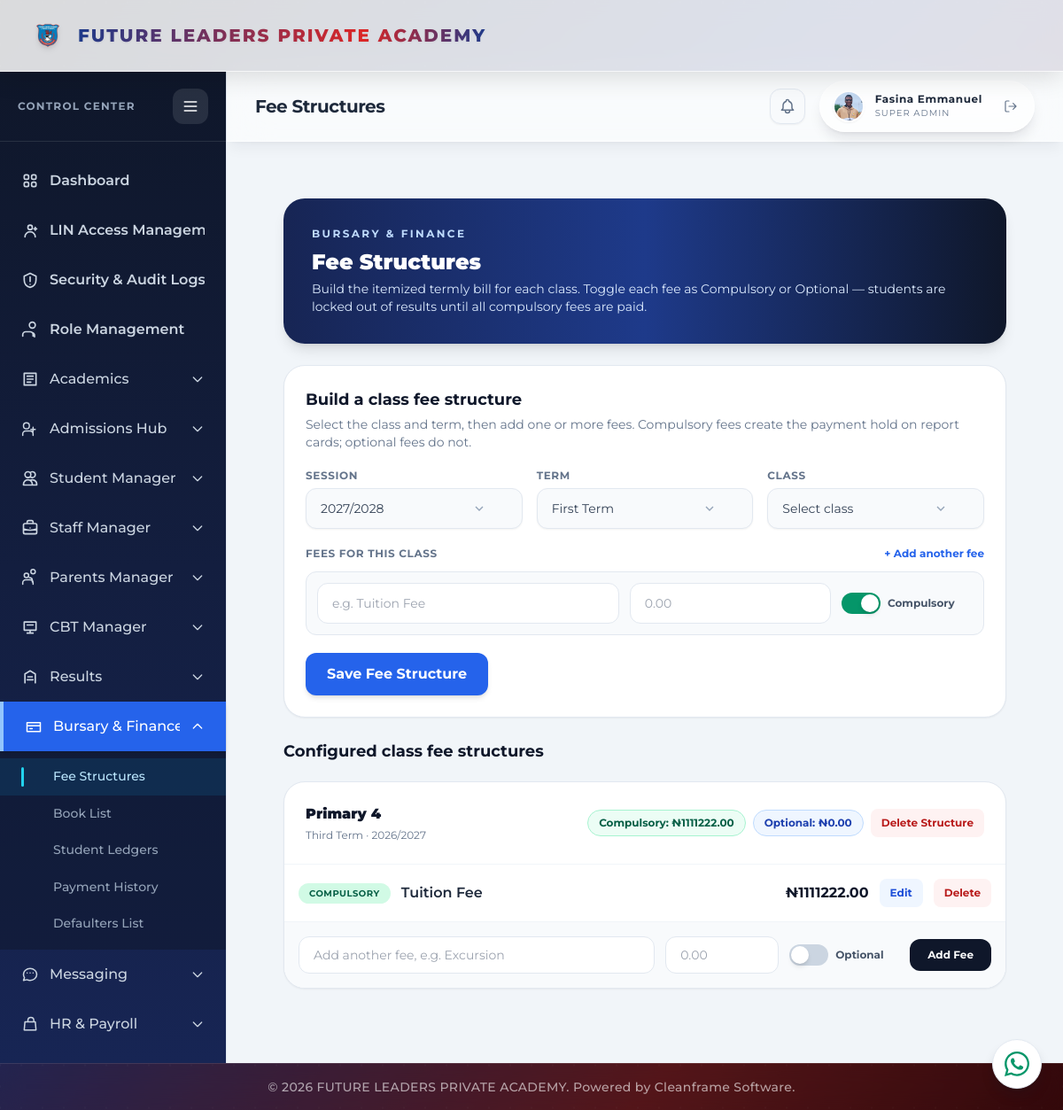
The page /fee-structures/ (signed in) on the database its author committed.
### portal/models.py (models this page shows, shortened)
class FeeStructure(models.Model):
    classroom = models.ForeignKey(ClassRoom, on_delete=models.PROTECT, related_name='fee_structures')
    term = models.ForeignKey(AcademicTerm, on_delete=models.PROTECT, related_name='fee_structures')
    session = models.ForeignKey(AcademicSession, on_delete=models.PROTECT, related_name='fee_structures')
    class Meta:
        constraints = [models.UniqueConstraint(fields=['classroom', 'term', 'session'], name='unique_classroom_term_session_fee_structure')]
    @property
    def compulsory_total(self):
        return sum((item.amount for item in self.items.all() if item.is_compulsory), Decimal('0'))
    @property
    def optional_total(self):
        return sum((item.amount for item in self.items.all() if not item.is_compulsory), Decimal('0'))

class ClassRoom(models.Model):
    SECTION_CHOICES = [
        ('KG', 'Kindergarten'),
        ('Nursery', 'Nursery'),
        ('Primary', 'Primary'),
    ]
    name = models.CharField(max_length=50, unique=True)  # e.g., "Primary 4", "KG 2"
    section = models.CharField(max_length=100, choices=SECTION_CHOICES)
    level_number = models.IntegerField(null=True, blank=True) # e.g., 1, 2, 3, 4, 6 (skipping 5)
    sequence = models.IntegerField(null=True, blank=True)
    is_terminal = models.BooleanField(default=False)
    next_class = models.ForeignKey('self', on_delete=models.SET_NULL, null=True, blank=True, related_name='previous_classes')
    class_teacher = models.ForeignKey('Teacher', on_delete=models.SET_NULL, null=True, blank=True, related_name='assigned_class')

class AcademicTerm(models.Model):
    TERM_CHOICES = [('First Term', 'First Term'), ('Second Term', 'Second Term'), ('Third Term', 'Third Term')]
    session = models.ForeignKey(AcademicSession, on_delete=models.CASCADE, related_name='terms')
    term_name = models.CharField(max_length=100, choices=TERM_CHOICES)
    start_date = models.DateField(null=True, blank=True)
    end_date = models.DateField(null=True, blank=True)
    next_term_begins = models.DateField(null=True, blank=True)
    is_active = models.BooleanField(default=False)
    broadsheet_approved = models.BooleanField(default=False)
    reports_published = models.BooleanField(default=False)
    class Meta:
        constraints = [models.UniqueConstraint(fields=['session', 'term_name'], name='unique_session_term')]
        ordering = ['start_date']

class AcademicSession(models.Model):
    name = models.CharField(max_length=100, unique=True)
    is_active = models.BooleanField(default=False)
    rollover_completed = models.BooleanField(default=False)
    class Meta:
        ordering = ['-name']

class FeeStructureItem(models.Model):
    fee_structure = models.ForeignKey(FeeStructure, on_delete=models.CASCADE, related_name='items')
    description = models.CharField(max_length=150)
    amount = models.DecimalField(max_digits=12, decimal_places=2, default=0)
    is_compulsory = models.BooleanField(default=True)
    class Meta:
        ordering = ['-is_compulsory', 'id']

### portal/views.py (the view, shortened to what this page needs)
# urls.py: path('fee-structures/', views.manage_fee_structures, name='manage_fee_structures'),
@login_required(login_url='login')
def manage_fee_structures(request):
    if not is_finance_user(request.user):
        return redirect('dashboard')
    active_session = AcademicSession.objects.filter(is_active=True).first()
    active_term = AcademicTerm.objects.filter(is_active=True).first()
    return render(request, 'portal/fee_structures.html', {
        'fee_structures': FeeStructure.objects.select_related('classroom', 'term', 'session').prefetch_related('items').order_by('-term__start_date', 'classroom__name'),
        'sessions': AcademicSession.objects.order_by('-name'),
        'active_session': active_session,
        'active_term': active_term,
        'classrooms': ClassRoom.objects.order_by('section', 'sequence', 'name'),
        'terms': AcademicTerm.objects.select_related('session').order_by('-session__name', 'term_name'),
    })

### portal/context_processors.py (called while the page is built)
def _portal_name_parts(user):
    for relation_name in ('teacher_record', 'student_record', 'parent_record'):
        record = getattr(user, relation_name, None)
        if record:
            first_name = (getattr(record, 'first_name', '') or '').strip()
            last_name = (getattr(record, 'last_name', '') or '').strip()
            if first_name or last_name:
                return first_name, last_name
    return user.first_name.strip(), user.last_name.strip()

def _portal_picture_url(user):
    candidates = [
        getattr(getattr(user, 'account_profile', None), 'profile_picture', None),
        getattr(getattr(user, 'student_record', None), 'passport', None),
        getattr(getattr(user, 'teacher_record', None), 'passport', None),
    ]
    for picture in candidates:
        if picture:
            try:
                if picture.storage.exists(picture.name):
                    return picture.url
            except (OSError, ValueError):
                continue
    return ''

### portal/views.py (called while the page is built)
def is_admin_user(user):
    profile = getattr(user, 'account_profile', None)
    return (
        user.is_superuser
        or getattr(profile, 'role', '').lower() == 'admin'
        or getattr(profile, 'role', '').lower() == 'principal'
        or user.groups.filter(name__iexact='Admin').exists()
        or user.groups.filter(name__iexact='Principal').exists()
    )

def is_finance_user(user):
    return is_admin_user(user) or getattr(getattr(user, 'account_profile', None), 'role', None) == 'bursar'

### portal/templates/portal/fee_structures.html (shortened to what this page needs)
{% extends 'portal/base.html' %}
{% block page_title %}Fee Structures{% endblock %}
{% block content %}
<div class="min-h-full bg-slate-100 p-6 lg:p-8">
  <div class="mx-auto max-w-7xl space-y-6">
    <header class="rounded-3xl bg-gradient-to-r from-blue-950 via-blue-900 to-slate-900 p-8 text-white shadow-lg">
      <p class="text-xs font-bold uppercase tracking-[0.2em] text-blue-200">Bursary &amp; Finance</p>
      <h1 class="mt-2 text-2xl font-black">Fee Structures</h1>
      <p class="mt-1 text-sm text-blue-100">Build the itemized termly bill for each class. Toggle each fee as Compulsory or Optional — students are locked out of results until all compulsory fees are paid.</p>
    </header>
    <section class="rounded-3xl border border-slate-200 bg-white p-6 shadow-sm">
      <h2 class="text-lg font-bold text-slate-900">Build a class fee structure</h2>
      <p class="mt-1 text-sm text-slate-500">Select the class and term, then add one or more fees. Compulsory fees create the payment hold on report cards; optional fees do not.</p>
      <form method="POST" class="mt-5 space-y-5">
        <div class="grid grid-cols-1 gap-4 md:grid-cols-3">
          <div class="flex flex-col space-y-1.5">
            <label for="id_session" class="text-xs font-bold uppercase tracking-wider text-slate-500">Session</label>
            <div class="relative">
            </div>
          </div>
          <div class="flex flex-col space-y-1.5">
            <label for="id_term" class="text-xs font-bold uppercase tracking-wider text-slate-500">Term</label>
            <div class="relative">
            </div>
          </div>
          <div class="flex flex-col space-y-1.5">
            <label for="id_classroom" class="text-xs font-bold uppercase tracking-wider text-slate-500">Class</label>
            <div class="relative">
            </div>
          </div>
        </div>
        <div>
          <div class="flex items-center justify-between"><label class="text-xs font-bold uppercase tracking-wider text-slate-500">Fees for this class</label><button type="button" onclick="addFeeItemRow()" class="text-xs font-bold text-blue-600 hover:text-blue-700">+ Add another fee</button></div>
          <div id="fee-item-rows" class="mt-3 space-y-3">
            <div class="fee-item-row grid grid-cols-1 items-center gap-3 rounded-xl border border-slate-200 bg-slate-50 p-3 sm:grid-cols-[1.5fr_1fr_8.5rem_auto]">
              <input type="text" name="item_description" placeholder="e.g. Tuition Fee" required class="fee-item-field w-full rounded-xl border border-slate-200 bg-white px-4 py-3 text-sm text-slate-700 focus:outline-none focus:ring-2 focus:ring-blue-600">
              <input type="number" step="0.01" min="0" name="item_amount" placeholder="0.00" required class="fee-item-field w-full rounded-xl border border-slate-200 bg-white px-4 py-3 text-sm text-slate-700 focus:outline-none focus:ring-2 focus:ring-blue-600">
              <label class="flex items-center gap-2 whitespace-nowrap text-xs font-bold text-slate-600">
                <span class="relative inline-flex h-6 w-11 flex-shrink-0 items-center"><span class="absolute left-0.5 top-0.5 h-5 w-5 rounded-full bg-white shadow-md transition-transform duration-200 peer-checked:translate-x-5"></span></span>
                <span class="fee-compulsory-label inline-block w-[4.5rem]">Compulsory</span>
              </label>
            </div>
          </div>
        </div>
        <div><button type="submit" class="rounded-xl bg-blue-600 px-6 py-3 font-bold text-white shadow-md transition-all hover:bg-blue-700">Save Fee Structure</button></div>
      </form>
    </section>
    <section class="space-y-5">
      <h2 class="text-lg font-bold text-slate-900">Configured class fee structures</h2>
      {% for structure in fee_structures %}
      <div class="overflow-hidden rounded-3xl border border-slate-200 bg-white shadow-sm">
        <div class="flex flex-wrap items-center justify-between gap-3 border-b border-slate-100 p-6">
          <div>
            <h3 class="text-base font-black text-slate-900">{{ structure.classroom.name }}</h3>
            <p class="mt-1 text-xs text-slate-500">{{ structure.term.term_name }} · {{ structure.session.name }}</p>
          </div>
          <div class="flex flex-wrap items-center gap-2">
            <span class="rounded-full border border-emerald-200 bg-emerald-50 px-3 py-1.5 text-xs font-bold text-emerald-800">Compulsory: ₦{{ structure.compulsory_total|floatformat:2 }}</span>
            <span class="rounded-full border border-blue-200 bg-blue-50 px-3 py-1.5 text-xs font-bold text-blue-800">Optional: ₦{{ structure.optional_total|floatformat:2 }}</span>
            <button type="button" onclick="openDeleteStructureModal('{{ structure.pk }}','{{ structure.classroom.name|escapejs }}','{{ structure.term.term_name|escapejs }}')" class="rounded-lg bg-red-50 px-3 py-2 text-xs font-bold text-red-700 hover:bg-red-600 hover:text-white">Delete Structure</button>
          </div>
        </div>
        <div class="divide-y divide-slate-100">
          {% for item in structure.items.all %}
          <div class="flex flex-wrap items-center justify-between gap-3 p-4">
            <div class="flex items-center gap-3">
              <span class="rounded-full px-3 py-1 text-[10px] font-bold uppercase tracking-wider {% if item.is_compulsory %}bg-emerald-100 text-emerald-800{% else %}bg-blue-100 text-blue-800{% endif %}">{% if item.is_compulsory %}Compulsory{% else %}Optional{% endif %}</span>
              <p class="font-semibold text-slate-800">{{ item.description }}</p>
            </div>
            <div class="flex items-center gap-3">
              <span class="font-bold text-slate-900">₦{{ item.amount|floatformat:2 }}</span>
              <button type="button" onclick="openEditItemModal('{{ item.pk }}','{{ item.description|escapejs }}','{{ item.amount }}',{{ item.is_compulsory|yesno:'true,false' }})" class="rounded-lg bg-blue-50 px-3 py-2 text-xs font-bold text-blue-700 hover:bg-blue-600 hover:text-white">Edit</button>
              <button type="button" onclick="openDeleteItemModal('{{ item.pk }}','{{ item.description|escapejs }}')" class="rounded-lg bg-red-50 px-3 py-2 text-xs font-bold text-red-700 hover:bg-red-600 hover:text-white">Delete</button>
            </div>
          </div>
          {% empty %}<p class="p-6 text-sm text-slate-500">No fees added to this class yet.</p>{% endfor %}
        </div>
        <form method="post" class="flex flex-wrap items-center gap-3 border-t border-slate-100 bg-slate-50 p-4">
          <input type="text" name="description" placeholder="Add another fee, e.g. Excursion" required class="flex-1 rounded-xl border border-slate-200 bg-white px-4 py-2.5 text-sm text-slate-700 focus:outline-none focus:ring-2 focus:ring-blue-600">
          <input type="number" step="0.01" min="0" name="amount" placeholder="0.00" required class="w-32 rounded-xl border border-slate-200 bg-white px-4 py-2.5 text-sm text-slate-700 focus:outline-none focus:ring-2 focus:ring-blue-600">
          <label class="flex items-center gap-2 whitespace-nowrap text-xs font-bold text-slate-600">
            <span class="relative inline-flex h-6 w-11 flex-shrink-0 items-center"><input type="checkbox" class="quick-add-compulsory-toggle peer sr-only"><span class="absolute inset-0 rounded-full bg-slate-300 transition-colors duration-200 peer-checked:bg-emerald-600"></span><span class="absolute left-0.5 top-0.5 h-5 w-5 rounded-full bg-white shadow-md transition-transform duration-200 peer-checked:translate-x-5"></span></span>
            <span class="quick-add-compulsory-label inline-block w-[4.5rem]">Optional</span>
          </label>
          <button type="submit" class="rounded-xl bg-slate-900 px-5 py-2.5 text-xs font-bold text-white hover:bg-slate-700">Add Fee</button>
        </form>
      </div>
      {% empty %}<p class="rounded-3xl border border-dashed border-slate-300 bg-white p-10 text-center text-sm text-slate-500">No fee structures configured yet.</p>{% endfor %}
    </section>
  </div>
</div>
{% endblock %}

### portal/static/portal/css/global.css (style rules this page uses)
html, body, body *, button, input, select, textarea, optgroup { font-family: 'Montserrat' !important; }
html { font-synthesis: none; overflow-x: hidden; }
body { overflow-x: hidden; overflow-wrap: normal; }
:is(.rounded-full, .status-badge, .exam-status-badge, span[class*='rounded-lg']) { white-space: nowrap; overflow-wrap: normal; }

### rows shown on the page
FeeStructure: classroom.name "Primary 4", term.term_name "Third Term", session.name "2026/2027", compulsory_total "1111222.00", optional_total "0.00"
FeeStructureItem: shows "COMPULSORY", description "Tuition Fee", amount "1111222.00"

### other values the page prints
{{ portal_display_name }} "Fasina Emmanuel"
